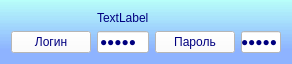
<?xml version="1.0" encoding="UTF-8"?>
<ui version="4.0">
 <class>CridentialWidget</class>
 <widget class="QWidget" name="CridentialWidget">
  <property name="geometry">
   <rect>
    <x>0</x>
    <y>0</y>
    <width>292</width>
    <height>57</height>
   </rect>
  </property>
  <property name="windowTitle">
   <string>Form</string>
  </property>
  <property name="styleSheet">
   <string notr="true">background-color: qlineargradient(spread:pad, x1:0, y1:1, x2:0, y2:0, stop:0.221591 rgba(64, 128, 255, 92), stop:1 rgba(119, 255, 244, 78));
</string>
  </property>
  <layout class="QGridLayout" name="gridLayout">
   <item row="2" column="3">
    <widget class="QLineEdit" name="edtPassword">
     <property name="styleSheet">
      <string notr="true">color: rgb(0, 0, 127);
background-color: rgb(255, 255, 255);
font: 700 10pt &quot;Segoe UI&quot;;</string>
     </property>
     <property name="text">
      <string>12345</string>
     </property>
     <property name="echoMode">
      <enum>QLineEdit::Password</enum>
     </property>
     <property name="readOnly">
      <bool>true</bool>
     </property>
    </widget>
   </item>
   <item row="2" column="1">
    <widget class="QLineEdit" name="edtLogin">
     <property name="styleSheet">
      <string notr="true">color: rgb(0, 0, 127);
background-color: rgb(255, 255, 255);
font: 700 10pt &quot;Segoe UI&quot;;</string>
     </property>
     <property name="text">
      <string>12345</string>
     </property>
     <property name="echoMode">
      <enum>QLineEdit::Password</enum>
     </property>
     <property name="readOnly">
      <bool>true</bool>
     </property>
    </widget>
   </item>
   <item row="2" column="0">
    <widget class="QPushButton" name="btnLoginCopy">
     <property name="cursor">
      <cursorShape>PointingHandCursor</cursorShape>
     </property>
     <property name="styleSheet">
      <string notr="true">color: rgb(0, 0, 127);
background-color: rgb(255, 255, 255);
font: 700 10pt &quot;Segoe UI&quot;;</string>
     </property>
     <property name="text">
      <string>Логин</string>
     </property>
    </widget>
   </item>
   <item row="0" column="1">
    <widget class="QLabel" name="Site">
     <property name="styleSheet">
      <string notr="true">color: rgb(0, 0, 127);
background-color: rgba(255, 255, 255, 0);
font: 700 12pt &quot;Segoe UI&quot;;</string>
     </property>
     <property name="text">
      <string>TextLabel</string>
     </property>
    </widget>
   </item>
   <item row="2" column="2">
    <widget class="QPushButton" name="btnPassCopy">
     <property name="cursor">
      <cursorShape>PointingHandCursor</cursorShape>
     </property>
     <property name="styleSheet">
      <string notr="true">color: rgb(0, 0, 127);
background-color: rgb(255, 255, 255);
font: 700 10pt &quot;Segoe UI&quot;;</string>
     </property>
     <property name="text">
      <string>Пароль</string>
     </property>
    </widget>
   </item>
  </layout>
 </widget>
 <resources/>
 <connections/>
</ui>
